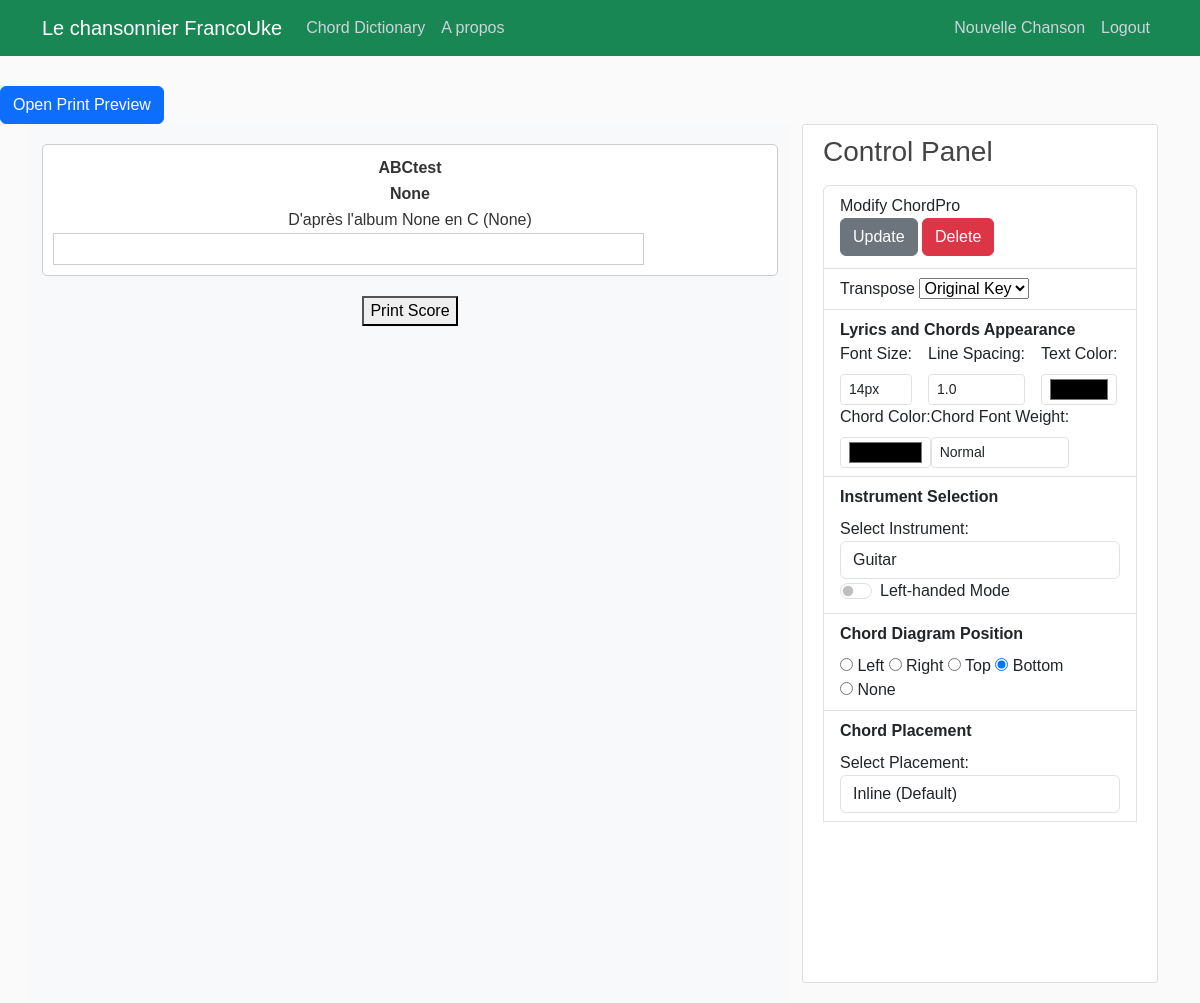
The page /score/373/ (signed in) on the database as committed earlier.
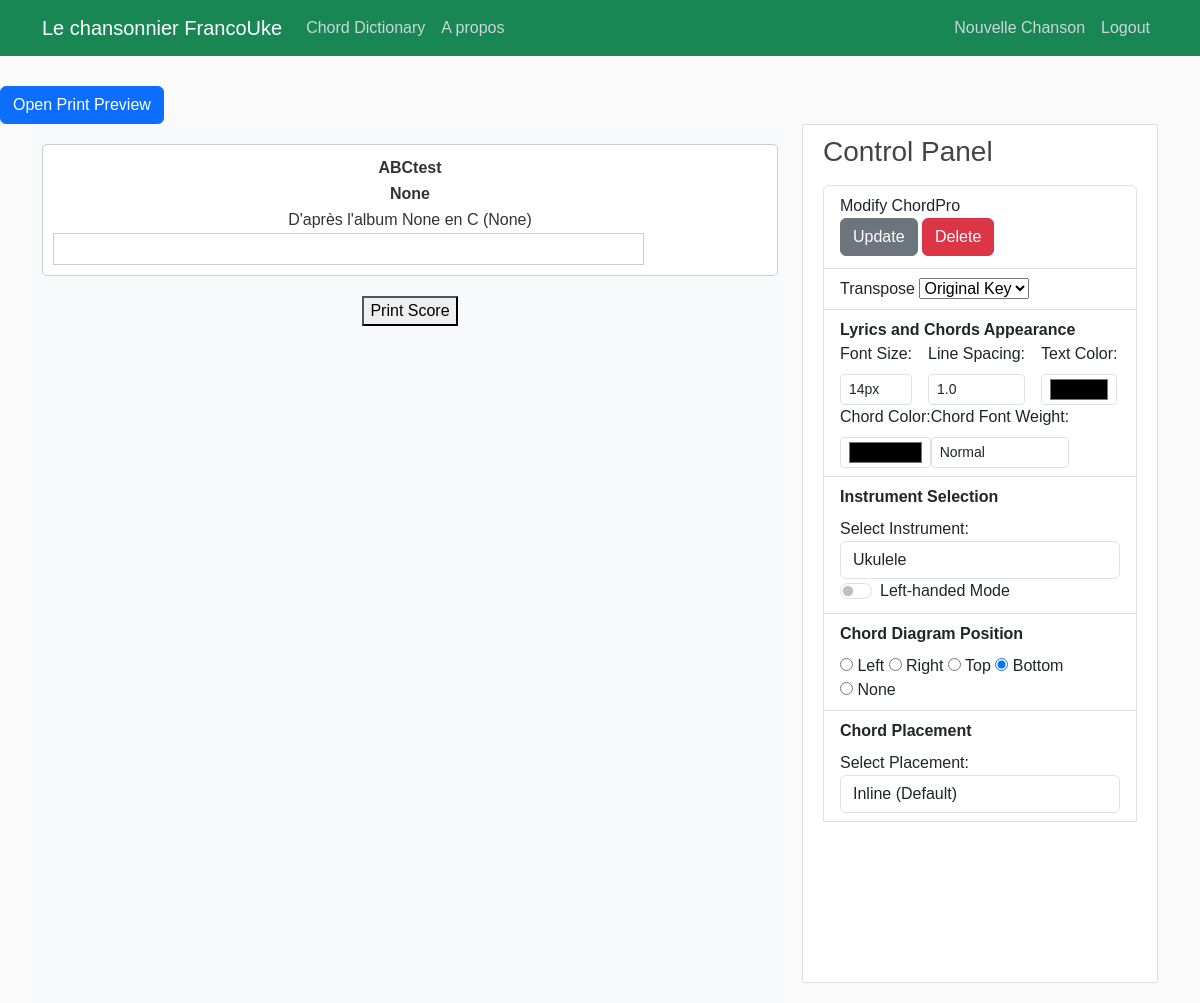
The same page on the database as committed later.
### users/models.py (models this page shows)
class UserPreference(models.Model):
    user = models.OneToOneField(User, on_delete=models.CASCADE, related_name='preferences')
    transpose_value = models.IntegerField(default=0)  # e.g., semitone adjustments
    font_size = models.CharField(max_length=5, default="14px")
    line_spacing = models.FloatField(default=1.2)
    text_color = models.CharField(max_length=7, default="#000000")  # Hex color
    chord_color = models.CharField(max_length=7, default="#FF0000")  # Hex color
    chord_weight = models.CharField(max_length=10, default="normal")
    instrument = models.CharField(
           max_length=20,
            choices=[
            ("guitar", "Guitar"),
            ("ukulele", "Ukulele"),
            ("baritone_ukulele", "Baritone Ukulele"),
            ("banjo", "Banjo"),
            ("mandolin", "Mandolin"),
        ],
           default="ukulele")
    is_lefty = models.BooleanField(default=False)
    chord_diagram_position = models.CharField(max_length=10, default="bottom")
    chord_placement = models.CharField(max_length=20, default="inline")

### songbook/views.py (the view)
# urls.py: path('score/<int:pk>/', ScoreView.as_view(),name='score'),
class ScoreView(DetailView):
    model = Song
    template_name = 'songbook/song_simplescore.html'  # Temporary template for experiments
    context_object_name = 'score'
    def get_context_data(self, **kwargs):
        context = super().get_context_data(**kwargs)
        if self.request.user.is_authenticated:
            preferences, created = UserPreference.objects.get_or_create(user=self.request.user)
            context["preferences"] = preferences
        else:
            context["preferences"] = None  # Handle unauthenticated users if necessary
        return context

### songbook/templates/songbook/song_simplescore.html (shortened to what this page needs)
{% load static %}
<!DOCTYPE html>
<html lang="en">
<head>
<link href="https://cdn.jsdelivr.net/npm/bootstrap@5.3.3/dist/css/bootstrap.min.css" rel="stylesheet">
    {% if pdf_generation %}
        <link rel="stylesheet" href="file://{{ STATIC_ROOT }}/songbook/main.css">
        <link rel="stylesheet" href="file://{{ STATIC_ROOT }}/songbook/song_simplescore.css">
    {% else %}
        <link rel="stylesheet" type="text/css" href="{% static 'songbook/main.css' %}">
        <link rel="stylesheet" href="{% static 'songbook/song_simplescore.css' %}">
    {% endif %}
</head>
<body>
    <header class="site-header">
        {% include "partials/_navbar.html" %}
      </header>
      <button type="button" class="btn btn-primary mt-3" data-bs-toggle="modal" data-bs-target="#printPreviewModal">
        Open Print Preview
    </button>
      <main role="main" class="container">
        <div class="row">
            <div class="col-8 bg-light">
                <div id="printableScore" style="background-color:#FFF; padding: 10px; border: 1px solid #ccc; border-radius: 5px; max-width: 800px; margin: 20px auto;">
                    <table id="song_header" table table-borderless style="width: 100%; margin: 0 auto; padding: 1;">
                        <tbody>
                            <tr style="height:fit-content;">
                                <td class="col-3">
                                </td>
                                <td class="col-6" style="text-align: center; font-weight: bolder;">{{ score.songTitle }}</td>
                                <td class="col-3" style="text-align: right;">
                                </td>
                            </tr>
                            <tr>
                                <td class="col-sm-3">
                                    </td>
                                <td class="col-sm-6" style="text-align: center; font-weight: bolder;">{{ score.metadata.artist }}</td>
                                <td class="col-sm-3"></td>
                            </tr>
                            <tr>
                                <td colspan="3" style="text-align: center; " id="recording">D'après l'album {{ score.metadata.album }} en {{ score.metadata.key }} ({{ score.metadata.year }})</td>
                            </tr>
                        </tbody>
                    </table>
                <div id="lyrics-and-chords" class="row">
                    <div class="col-10">
                        <div id="lyrics-container" class="lyrics-container">
                        </div>
                    </div>
                    <div id="right-chord-diagram-placeholder" class="col-2"></div>
                </div>
            </div>
        <button onclick="printDiv('printableScore')" style="display: block; margin: 20px auto;">Print Score</button>
        </div>
            <div class="col-4">
                {% include "partials/_control_panel.html" %}
            </div>
    </main>
</body>
</html>

### songbook/templates/partials/_control_panel.html (shortened to what the changed rows need)
{% load static %}
<div class="content-section">
    <p class='text-muted'>
      <ul class="list-group">
        <li class="list-group-item list-group-item-heavy">
            <div class="control-panel mt-12 d-flex flex-wrap align-items-center">
                <div class="me-3">
                    <label for="fontSize" class="form-label">Font Size:</label>
                    <select id="fontSize" onchange="updateStyle('fontSize', this.value)" class="form-control form-control-sm">
                        <option value="14px" {% if preferences.font_size == "14px" %}selected{% endif %}>14px</option>
                    </select>
                </div>
          </div>
      </li>
      <li class="list-group-item list-group-item-heavy">
          <div class="control-panel mt-2">
              <label for="instrument-selector">Select Instrument:</label>
              <select id="instrument-selector" class="form-control">
                <option value="guitar" {% if preferences.instrument == "guitar" %}selected{% endif %}>Guitar</option>
                <option value="ukulele" {% if preferences.instrument == "ukulele" %}selected{% endif %}>Ukulele</option>
            </select>
          </div>
      </li>
  </ul>
</div>
</div>

Rows that differ between the two databases and show on the page:
changed UserPreference "14px": instrument "Guitar" → "Ukulele"
